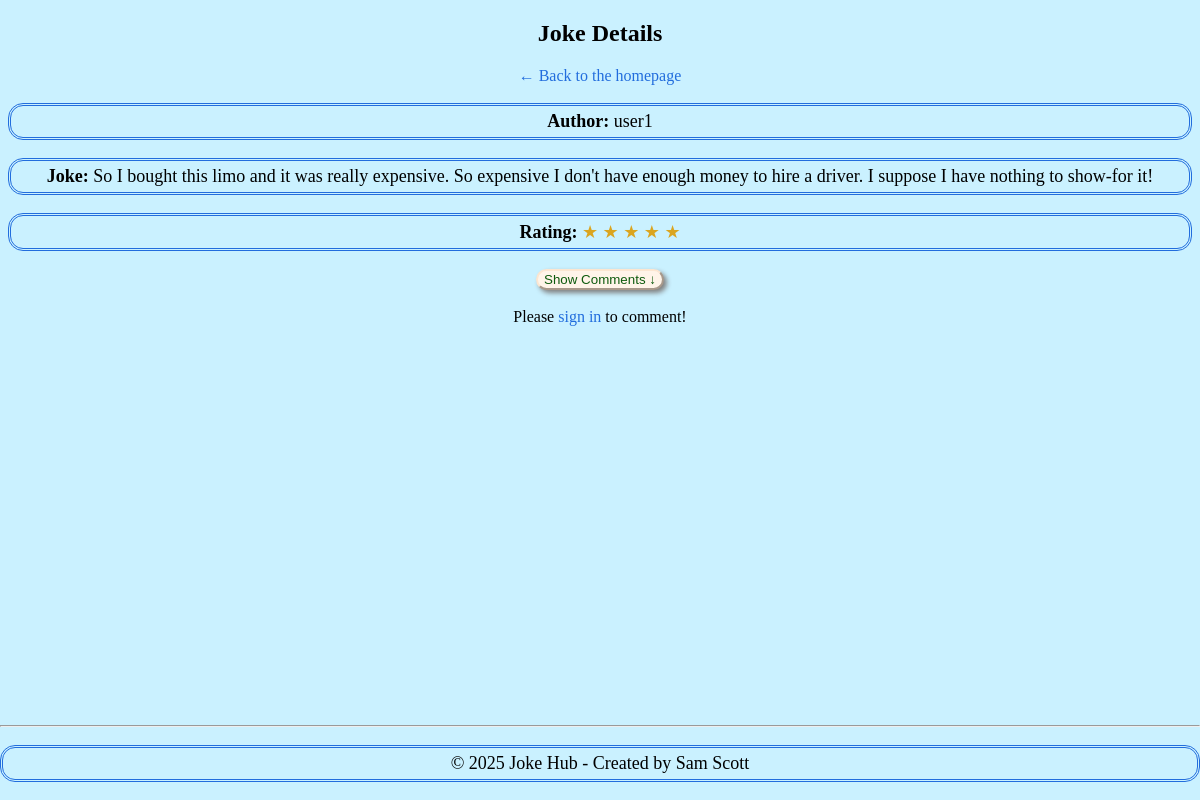
Screenshot of /joke_detail/11 with the database file from the repository.
### tables this page shows
CREATE TABLE users ( --users table 
                id INTEGER PRIMARY KEY AUTOINCREMENT, 
                username TEXT UNIQUE NOT NULL,
                password TEXT NOT NULL,
                is_admin INTEGER DEFAULT 0
              );

CREATE TABLE jokes (  -- jokes table for users to insert jokes
                id INTEGER PRIMARY KEY AUTOINCREMENT,
                content TEXT NOT NULL,
                timestamp TEXT NOT NULL,
                user_id INTEGER, --replacing this use instead of username
                rating REAL DEFAULT 0, 
                approved INTEGER DEFAULT 0, notified INTEGER DEFAULT 0,
                FOREIGN KEY(user_id) REFERENCES users(id) ON DELETE CASCADE 
                --Setting up the table with ON DELETE CASCADE, then deleting the user will automatically delete all related data(which is what we want!) 
            );

### app.py (the view)
@app.route('/joke_detail/<int:joke_id>')
def joke_detail(joke_id):
    conn = sqlite3.connect('jokes.db')
    conn.row_factory = sqlite3.Row
    c = conn.cursor()
    c.execute('''
            SELECT "jokes"."id", "jokes"."content", "jokes"."rating", "users"."username"
            FROM "jokes"
            JOIN "users" ON "jokes"."user_id" = "users"."id"
            WHERE "jokes"."id" = ?
            ''', (joke_id,))
    row = c.fetchone()
    if row is None:
        flash("Joke not found.", 'error')
        return redirect(url_for('index'))
    joke = {
        'id': row[0],
        'content': row[1],
        'rating': row[2],
        'username': row[3]
    }
    c.execute('''
            SELECT "ratings"."comment", "users"."username", "ratings"."rating", "ratings"."timestamp"
            FROM "ratings"
            JOIN "users" ON "ratings"."user_id" = "users"."id"
            WHERE "ratings"."joke_id" = ?
            ORDER BY ratings.timestamp DESC
            ''', (joke_id,))
    comments = []
    for row in c.fetchall():
        comments.append({
            'comment':row[0],
            'username': row[1],
            'rating': row[2],
            'timestamp': row[3]
        })
    conn.close()
    return render_template('joke_detail.html', joke=joke, comments=comments)

### templates/joke_detail.html (shortened to what this page needs)
<!DOCTYPE html>
<html lang="en">
<head>
  <link rel="stylesheet" href="{{ url_for('static', filename='css/index.css') }}">
</head>
<body>
  <h2>Joke Details</h2>
  <a href="{{ url_for('index') }}">&larr; Back to the homepage</a>
  <div class="joke">
    <p><strong>Author:</strong> {{ joke.username }}</p>
    <p><strong>Joke:</strong> {{ joke.content }}</p>
    <p><strong>Rating:</strong>
      {% set full_stars = joke['rating'] | int %}
      {% for i in range(full_stars) %}
        <span style="color:goldenrod";>★</span>
      {% endfor %}
    </p>
    <button class="comment-section-button" type="submit">Show Comments ↓</button>
    {% if session.get('user_id') %}
      <form class="aligning-content" method="POST" action="{{ url_for('rate_joke', joke_id = joke['id'])}}">
        <label for="rating">Rate this joke:</label>
        <select name="rating" required>
          <option value=""> </option>
          {% for i in range(1, 6) %}
            <option value="{{ i }}">{{ i }}</option>
          {% endfor %}
        </select>
        <label for="comment">Comment:</label>
        <textarea name="comment" required></textarea>
        <button type="submit">Submit</button>
      </form>
    {% else %}
      <br><br>
      Please <a href="{{ url_for('login') }}">sign in</a> to comment!
    {% endif %}
    <footer>
      <hr>
      <p>&copy; 2025 Joke Hub - Created by Sam Scott </p>
    </footer>
</body>
</html>

### static/css/index.css (style rules this page uses)
body { background-color:rgb(202, 241, 255); text-align: center; }
p { font-size: 18px; padding: 5px 5px 5px 5px; border: 3px double rgb(34, 109, 221); border-radius: 15px; text-wrap: balance; }
button { display: inline-block; color: rgb(13, 90, 13); background-color: rgb(255, 244, 233); border-radius: 15px; border-color: rgb(252, 230, 209); box-shadow: 3px 3px 5px grey; }
a { color: rgb(34, 109, 221); text-decoration: none; }
footer { position: fixed; left: 0; bottom: 0; width: 100%; text-align: center; }
hr { color:rgb(34, 109, 221); }

### rows the page displays
users: username "user1"
jokes: content "So I bought this limo and it was really expensive. So expensive I don't have enough money to hire a driver. I suppose I have nothing to show-for it!"
